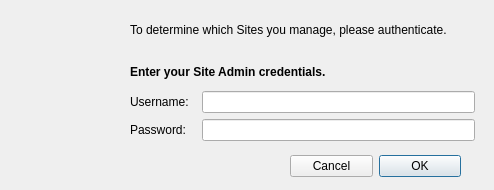
<?xml version="1.0" encoding="UTF-8"?>
<ui version="4.0">
 <class>LoginWindow</class>
 <widget class="QDialog" name="LoginWindow">
  <property name="windowModality">
   <enum>Qt::WindowModal</enum>
  </property>
  <property name="geometry">
   <rect>
    <x>0</x>
    <y>0</y>
    <width>494</width>
    <height>190</height>
   </rect>
  </property>
  <property name="windowTitle">
   <string>Login</string>
  </property>
  <widget class="QWidget" name="layoutWidget">
   <property name="geometry">
    <rect>
     <x>130</x>
     <y>60</y>
     <width>345</width>
     <height>81</height>
    </rect>
   </property>
   <layout class="QVBoxLayout" name="verticalLayout">
    <item>
     <widget class="QLabel" name="label_description">
      <property name="text">
       <string>&lt;html&gt;&lt;head/&gt;&lt;body&gt;&lt;p&gt;&lt;span style=&quot; font-weight:600;&quot;&gt;Enter your Site Admin credentials.&lt;/span&gt;&lt;/p&gt;&lt;/body&gt;&lt;/html&gt;</string>
      </property>
     </widget>
    </item>
    <item>
     <layout class="QFormLayout" name="formLayout">
      <property name="formAlignment">
       <set>Qt::AlignLeading|Qt::AlignLeft|Qt::AlignTop</set>
      </property>
      <item row="0" column="0">
       <widget class="QLabel" name="label_username">
        <property name="text">
         <string>Username:  </string>
        </property>
       </widget>
      </item>
      <item row="0" column="1">
       <widget class="QLineEdit" name="lineEdit_username">
        <property name="enabled">
         <bool>true</bool>
        </property>
        <property name="minimumSize">
         <size>
          <width>250</width>
          <height>0</height>
         </size>
        </property>
        <property name="frame">
         <bool>true</bool>
        </property>
       </widget>
      </item>
      <item row="1" column="0">
       <widget class="QLabel" name="label_password">
        <property name="text">
         <string>Password:  </string>
        </property>
       </widget>
      </item>
      <item row="1" column="1">
       <widget class="QLineEdit" name="lineEdit_password">
        <property name="minimumSize">
         <size>
          <width>250</width>
          <height>0</height>
         </size>
        </property>
        <property name="echoMode">
         <enum>QLineEdit::Password</enum>
        </property>
        <property name="placeholderText">
         <string/>
        </property>
       </widget>
      </item>
     </layout>
    </item>
   </layout>
  </widget>
  <widget class="QLabel" name="label">
   <property name="geometry">
    <rect>
     <x>10</x>
     <y>-20</y>
     <width>101</width>
     <height>111</height>
    </rect>
   </property>
   <property name="text">
    <string/>
   </property>
   <property name="pixmap">
    <pixmap>Printer.png</pixmap>
   </property>
  </widget>
  <widget class="QLabel" name="label_heading">
   <property name="geometry">
    <rect>
     <x>130</x>
     <y>10</y>
     <width>361</width>
     <height>41</height>
    </rect>
   </property>
   <property name="text">
    <string>&lt;html&gt;&lt;head/&gt;&lt;body&gt;&lt;p&gt;To determine which Sites you manage, please authenticate.&lt;/p&gt;&lt;/body&gt;&lt;/html&gt;</string>
   </property>
  </widget>
  <widget class="QWidget" name="">
   <property name="geometry">
    <rect>
     <x>290</x>
     <y>150</y>
     <width>171</width>
     <height>32</height>
    </rect>
   </property>
   <layout class="QGridLayout" name="gridLayout">
    <item row="0" column="1">
     <widget class="QPushButton" name="buttonOK">
      <property name="text">
       <string>OK</string>
      </property>
     </widget>
    </item>
    <item row="0" column="0">
     <widget class="QPushButton" name="buttonCancel">
      <property name="text">
       <string>Cancel</string>
      </property>
     </widget>
    </item>
   </layout>
  </widget>
 </widget>
 <resources/>
 <connections/>
</ui>
